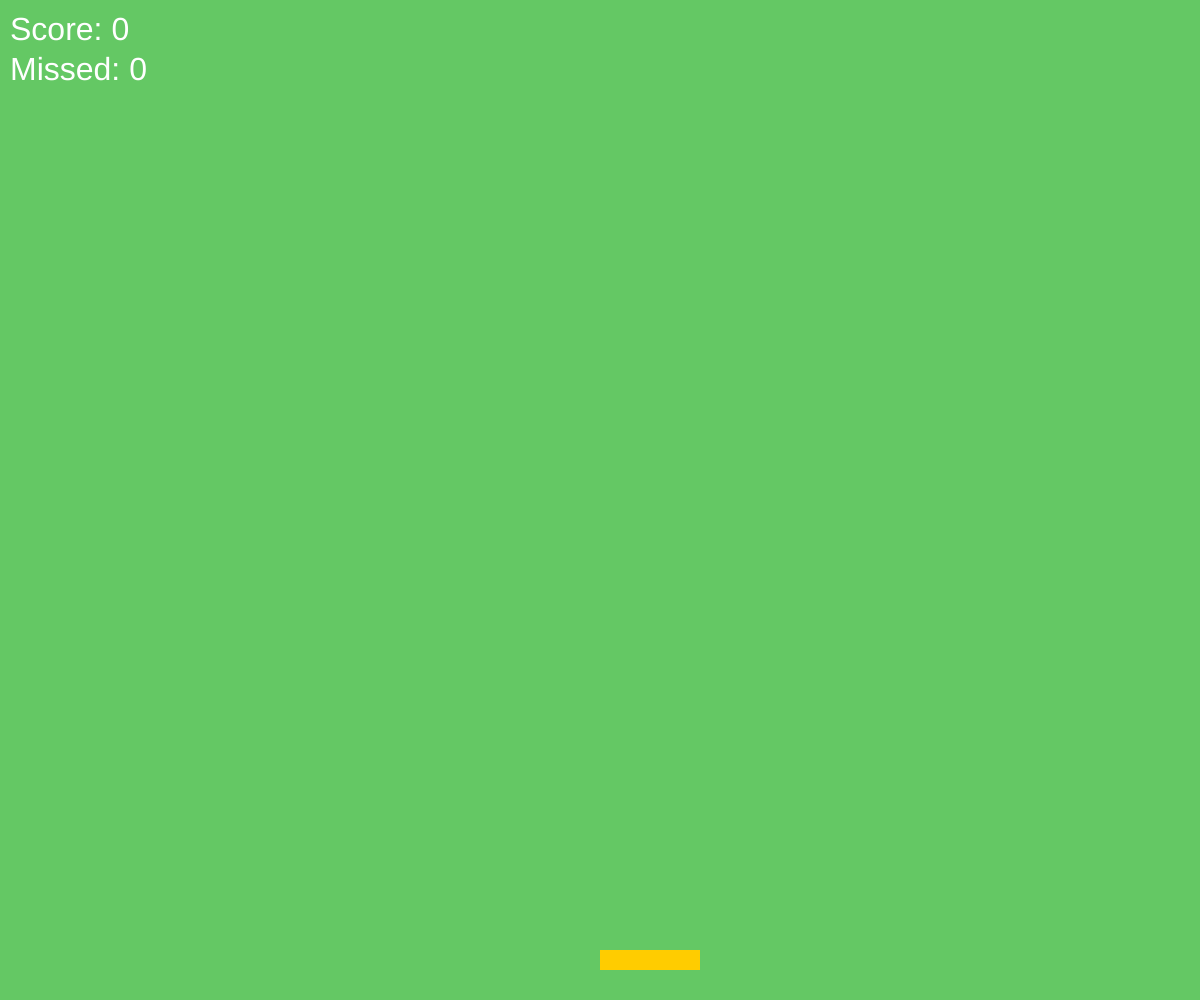
Frame 1 (no input)
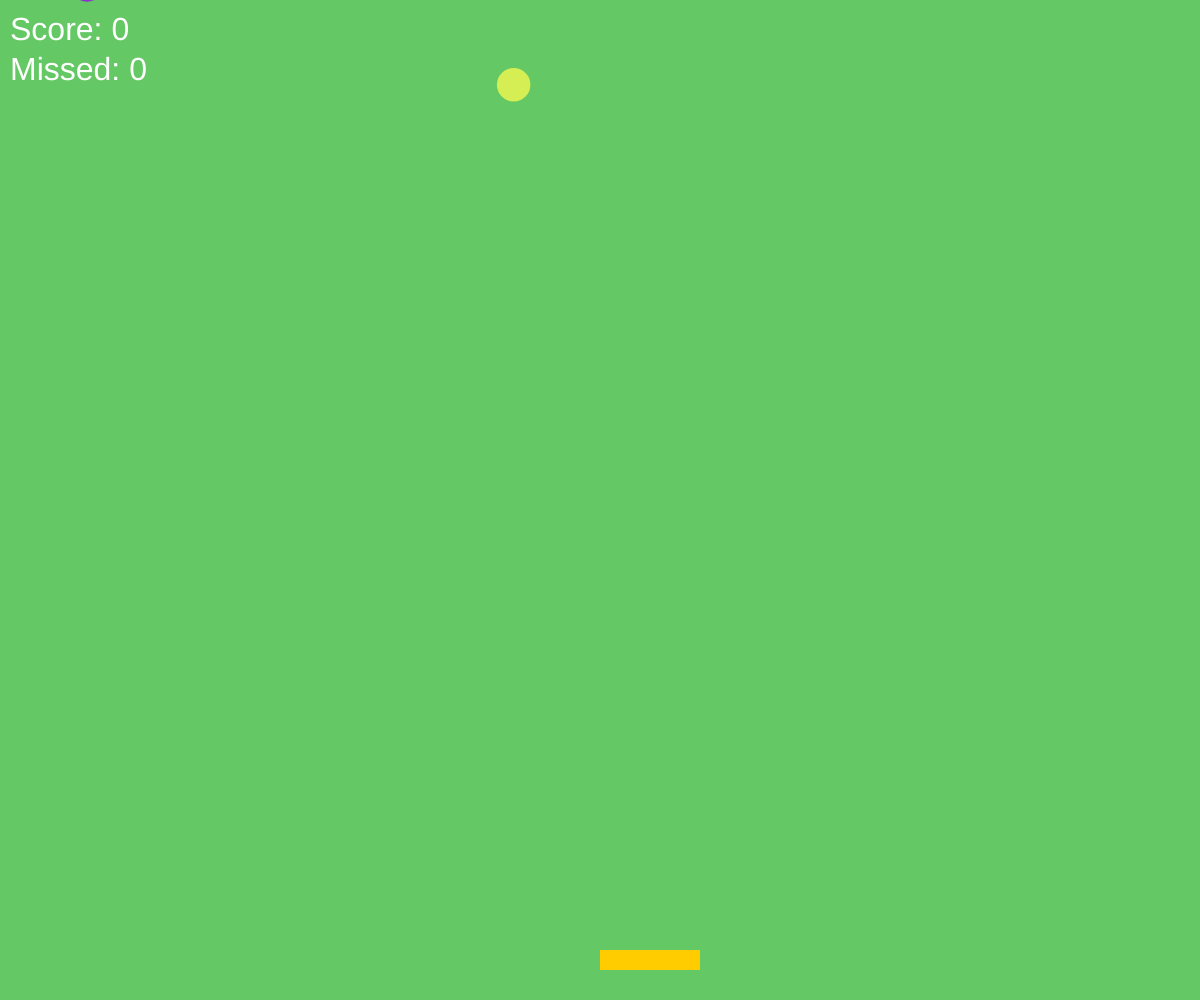
Frame 60 (no input)
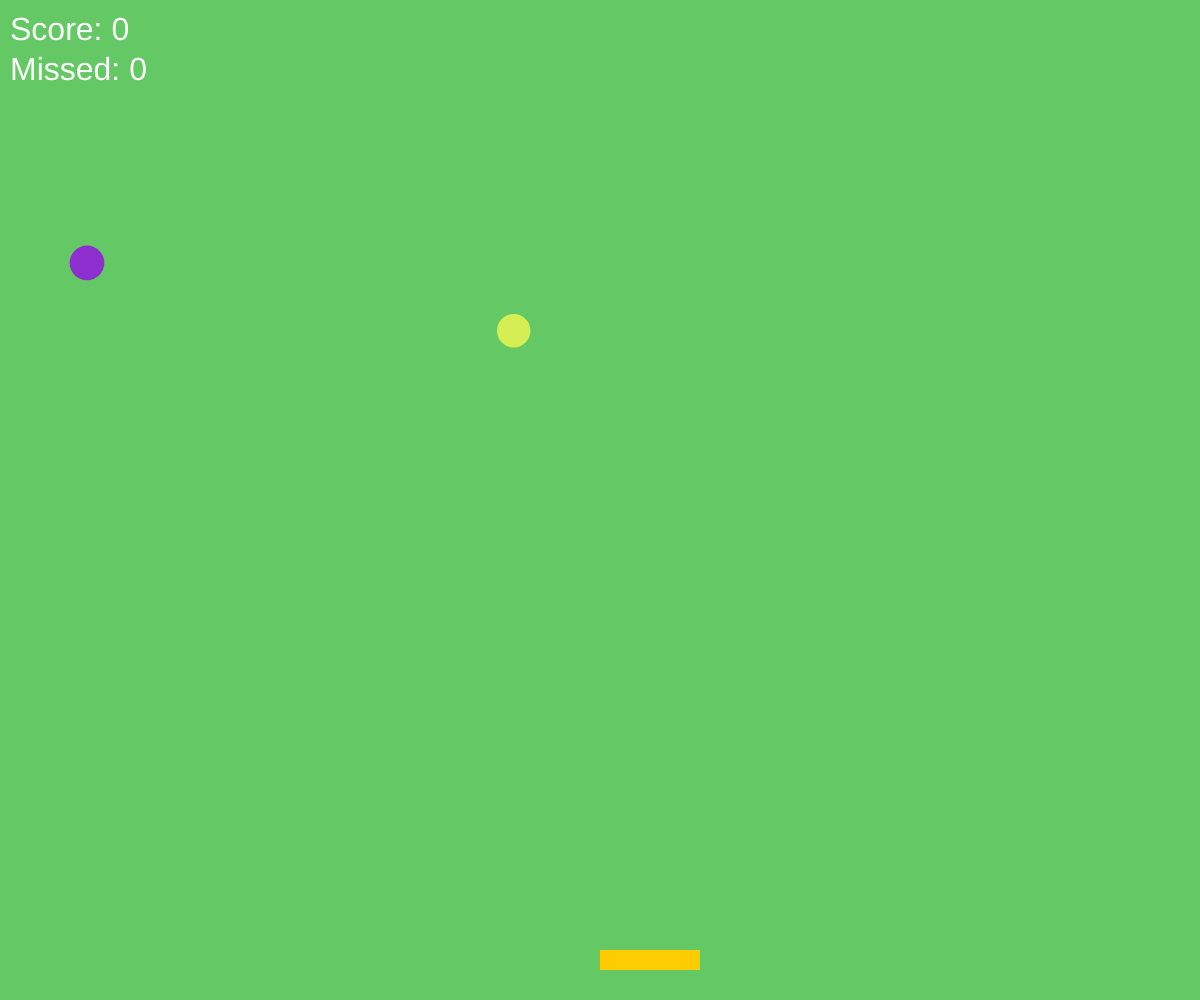
Frame 120 (the mouse pressed at the canvas centre since frame 60)

The p5.js sketch that drew these frames (run headless with seeded random() and noise() and a simulated clock; from frame 60 on, the mouse is pressed at the canvas centre):

// p5.js sketch
// ── sketch.js
let basket;
let fruits = [];
let missed = 0;
let score = 0;
let gameOver = false;
let powerUpActive = false;
let powerUpEndTime = 0;

function setup() {
  createCanvas(windowWidth, windowHeight);
  basket = new Basket();
  for (let i = 0; i < 5; i++) {
    fruits.push(new Fruit());
  }
}

function draw() {
  background(100, 200, 100);

  if (!gameOver) {
    basket.show();
    basket.move();

    for (let fruit of fruits) {
      fruit.show();
      fruit.update();
      if (basket.catches(fruit)) {
        score += fruit.points;
        if (fruit.type === 'power-up') {
          powerUpActive = true;
          powerUpEndTime = millis() + 5000; // 5 seconds power-up duration
        }
        fruit.reset();
      } else if (fruit.misses()) {
        missed++;
        fruit.reset();
        if (missed >= 10) {
          gameOver = true;
        }
      }
    }

    if (powerUpActive) {
      fill(255, 0, 255);
      textSize(32);
      text(`Power-Up Active!`, width / 2, 40);
      if (millis() > powerUpEndTime) {
        powerUpActive = false;
      }
    }

    fill(255);
    textSize(32);
    text(`Score: ${score}`, 10, 40);
    text(`Missed: ${missed}`, 10, 80);
  } else {
    fill(255, 0, 0);
    textSize(64);
    textAlign(CENTER, CENTER);
    text(`Game Over\nScore: ${score}`, width / 2, height / 2);
  }
}

function keyPressed() {
  if (keyCode === LEFT_ARROW) {
    basket.setDir(-1);
  } else if (keyCode === RIGHT_ARROW) {
    basket.setDir(1);
  }
}

function keyReleased() {
  basket.setDir(0);
}

class Basket {
  constructor() {
    this.x = width / 2;
    this.y = height - 50;
    this.size = 100;
    this.xdir = 0;
  }

  show() {
    fill(255, 204, 0);
    noStroke();
    rect(this.x, this.y, this.size, 20);
  }

  setDir(dir) {
    this.xdir = dir;
  }

  move() {
    this.x += this.xdir * 5;
    this.x = constrain(this.x, 0, width - this.size);
  }

  catches(fruit) {
    return fruit.y > this.y && fruit.y < this.y + 20 && fruit.x > this.x && fruit.x < this.x + this.size;
  }
}

class Fruit {
  constructor() {
    this.reset();
  }

  reset() {
    this.x = random(width);
    this.y = random(-500, -50);
    this.size = random(20, 40);
    this.speed = powerUpActive ? random(1, 3) : random(2, 5);
    this.type = random(['normal', 'power-up']);
    if (this.type === 'normal') {
      this.color = [random(255), random(255), random(255)];
      this.points = 1;
    } else {
      this.color = [255, 0, 255];
      this.points = 5;
    }
  }

  show() {
    fill(this.color);
    noStroke();
    ellipse(this.x, this.y, this.size);
  }

  update() {
    this.y += this.speed;
    if (this.y > height) {
      this.y = random(-500, -50);
    }
  }

  misses() {
    return this.y > height;
  }
}
